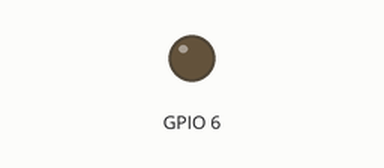
Bench run of a program on a simulated Raspberry Pi (BCM pin numbers). On the bench: output pins drawn as LEDs (lit = HIGH).

Above: at 0.05 s.
At 0.95 s:
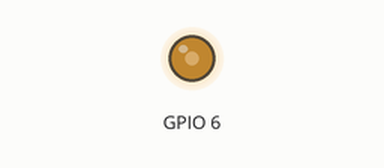
At 1.9 s:
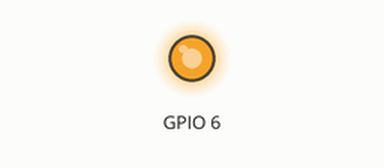
At 3.8 s:
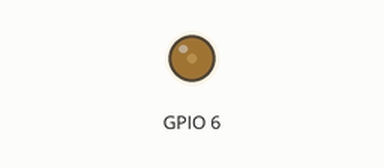
Timing chart, 0 to 5.5 s (numbered marks = the images above):
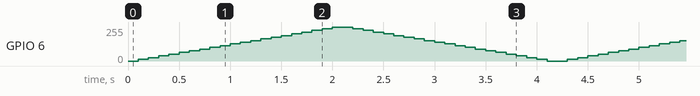

The program:

example2.py
```python
"""An example to brighten/dim an LED"""
import time
import RPi.GPIO as GPIO

PIN = 06

GPIO.setmode(GPIO.BCM)
GPIO.setup(PIN, GPIO.OUT)

p = GPIO.PWM(PIN, 50)  # channel=12 frequency=50Hz
p.start(0)
try:
    while 1:
    	# dim to bright
        for dc in range(0, 101, 5):
            p.ChangeDutyCycle(dc)
            time.sleep(0.1)
        # bright to dim
        for dc in range(100, -1, -5):
            p.ChangeDutyCycle(dc)
            time.sleep(0.1)
except KeyboardInterrupt:
    pass
p.stop()
GPIO.cleanup()
```
